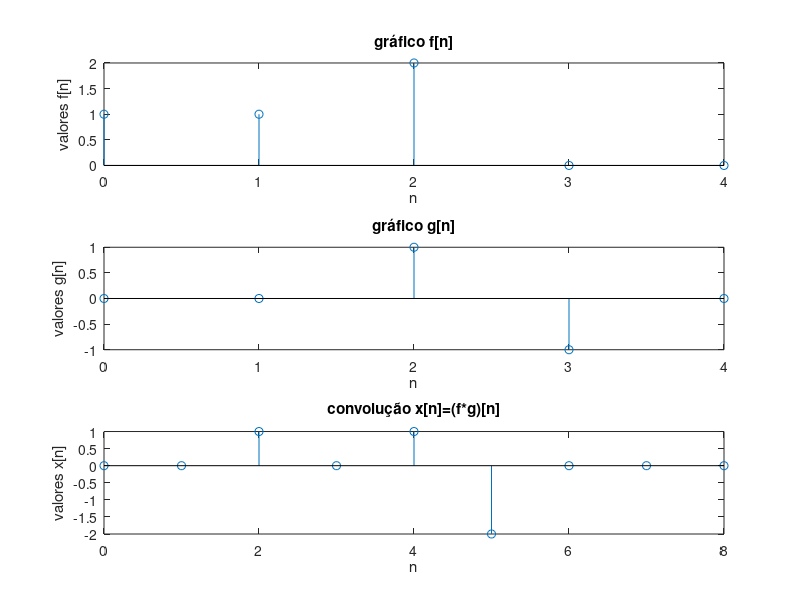

This figure's MATLAB source:

n_1 = 0:1:4
f_n = [1 1 2 0 0]
g_n = [0 0 1 -1 0]

subplot(311)
stem(n_1,f_n)
xlabel (sprintf ("n"));
ylabel (sprintf ("valores f[n]"));
title (sprintf ("gráfico f[n]"));

subplot(312)
stem(n_1,g_n)
xlabel (sprintf ("n"));
ylabel (sprintf ("valores g[n]"));
title (sprintf ("gráfico g[n]"));

x_n = conv(f_n,g_n)
n_2 = 0:1:8

subplot(313)
stem(n_2,x_n)
xlabel (sprintf ("n"));
ylabel (sprintf ("valores x[n]"));
title (sprintf ("convolução x[n]=(f*g)[n]"));